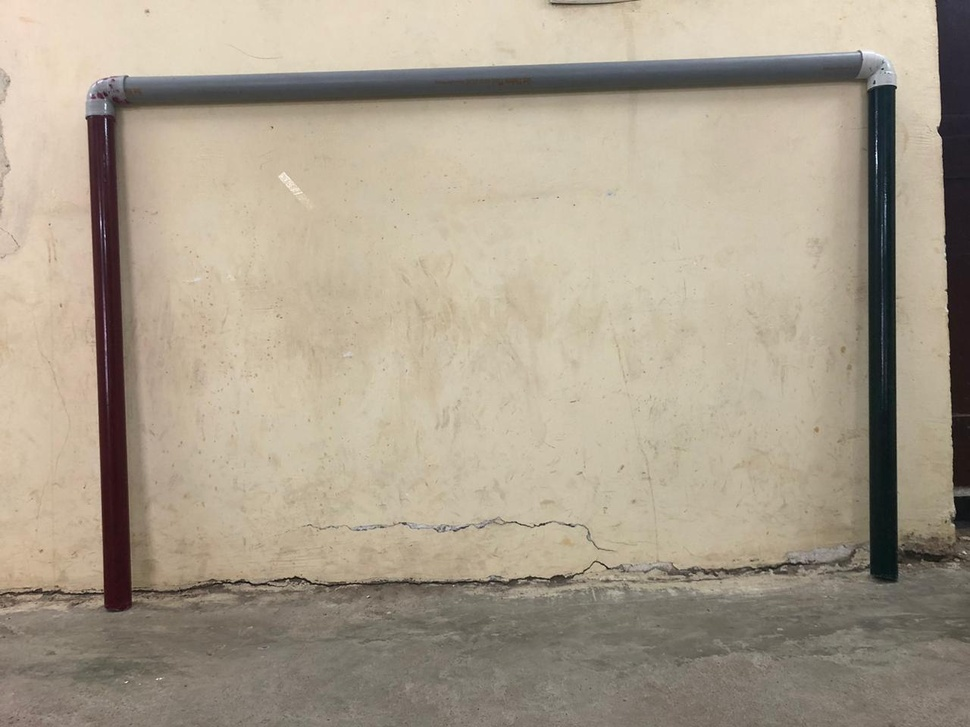
#> input picture opencv/motion/gate_1.jpeg, 970 x 727 px, shrunk from 1280 x 960 before the run, found by its file name
$ python orb_match.py
#> lines starting #> are read from the running program, lines starting #| are printed output that depends on the picture; after the words box and inside, x2 and y2 are one past the last pixel; in counts of white or black regions, pixels touching at a corner belong together
import cv2
import numpy as np
from matplotlib import pyplot as plt

orb = cv2.ORB_create()

eraser = cv2.imread("/home/sub0811/Desktop/opencv/motion/gate_1.jpeg")
#> eraser is the input picture: shape (727, 970, 3); mean B, G, R 141.4, 159.2, 170.2
scene = cv2.imread("/home/sub0811/Desktop/opencv/motion/gate_2.jpeg")
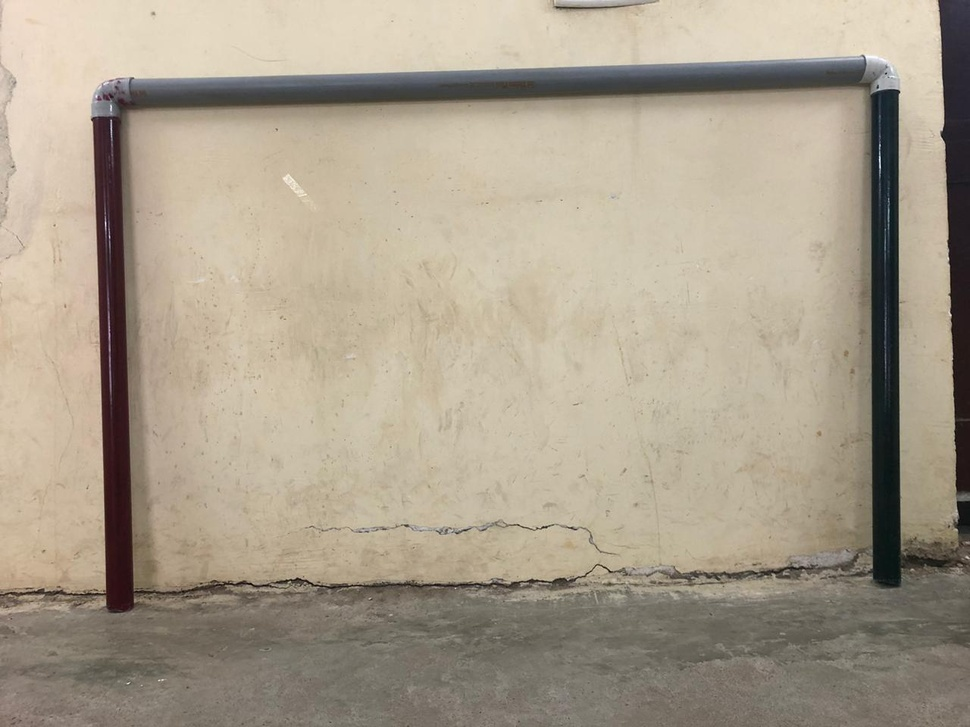
#> input picture opencv/motion/gate_2.jpeg, 970 x 727 px, shrunk from 1280 x 960 before the run, found by its file name
#> scene is the input picture: shape (727, 970, 3); mean B, G, R 140.8, 158.6, 169.6

#print(eraser.shape)
w = eraser.shape[0]
#> w = 727
h = eraser.shape[1]
#> h = 970

kp1, des1 = orb.detectAndCompute(eraser, None)
#> kp1 = 496 keypoints; strongest (x, y, size): (895, 87, 31), (894, 86, 37.2), (896, 86, 44.6), (86, 118, 31)
kp2, des2 = orb.detectAndCompute(scene, None)
#> kp2 = 500 keypoints; strongest (x, y, size): (899, 92, 31), (898, 91, 37.2), (92, 119, 31), (899, 91, 44.6)

bf = cv2.BFMatcher_create(cv2.NORM_HAMMING, True)

matches = bf.match(des1, des2)
#> matches = 353 matches

matches = sorted(matches, key = lambda x: x.distance)
good_matches = matches[:10]
#> good_matches = 10 matches

src_pts = np.float32([ kp1[m.queryIdx].pt for m in good_matches     ]).reshape(-1,1,2)
#> src_pts = [[59.04, 590.4], [763.1, 568.2], [99.53, 584.8], [716, 572], [771.4, 572.3], [109.5, 119.4], [874.1, 82.08], [94, 589], [576, 573], [562, 575]]
dst_pts = np.float32([ kp2[m.trainIdx].pt for m in good_matches ]).reshape(-1,1,2)
#> dst_pts = [[61.92, 590.4], [765.2, 572.3], [102, 584.8], [718, 576], [773.5, 576.5], [114.5, 121.9], [877, 86.4], [96, 590], [578, 576], [564, 578]]

M, mask = cv2.findHomography(src_pts, dst_pts, cv2.RANSAC,5.0)
#> M = [[0.99, -0.00625, 6.62], [0.00181, 0.991, 3.1], [-6.31e-06, -6.72e-06, 1]]; mask = [1, 1, 1, 1, 1, 1, 1, 1, 1, 1]
matchesMask = mask.ravel().tolist()
#> matchesMask = [1, 1, 1, 1, 1, 1, 1, 1, 1, 1]
h,w = eraser.shape[:2]
#> h = 727; w = 970
pts = np.float32([ [0,0],[0,h-1],[w-1,h-1],[w-1,0] ]).reshape(-1,1,2)
#> pts = [[0, 0], [0, 726], [969, 726], [969, 0]]

dst = cv2.perspectiveTransform(pts,M)
#> dst = [[6.62, 3.1], [2.1, 725.8], [972.3, 732.1], [972.1, 4.89]]
dst += (w, 0)  # adding offset
#> dst = [[976.6, 3.1], [972.1, 725.8], [1942.3, 732.1], [1942.1, 4.89]]

draw_params = dict(matchColor = (0,255,0), # draw matches in green color
               singlePointColor = None,
               matchesMask = matchesMask, # draw only inliers
               flags = 2)
#> draw_params = 4 items

img3 = cv2.drawMatches(eraser,kp1,scene,kp2,good_matches, None,**draw_params)
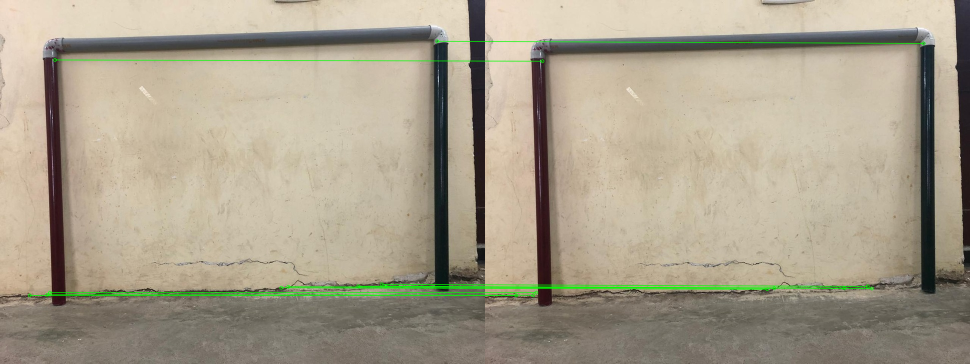
#> img3: shape (727, 1940, 3) (shown at 1/2 size); mean B, G, R 140.1, 159.9, 168.7

# Draw bounding box in Red
img3 = cv2.polylines(img3, [np.int32(dst)], True, (0,0,255),3, cv2.LINE_AA)
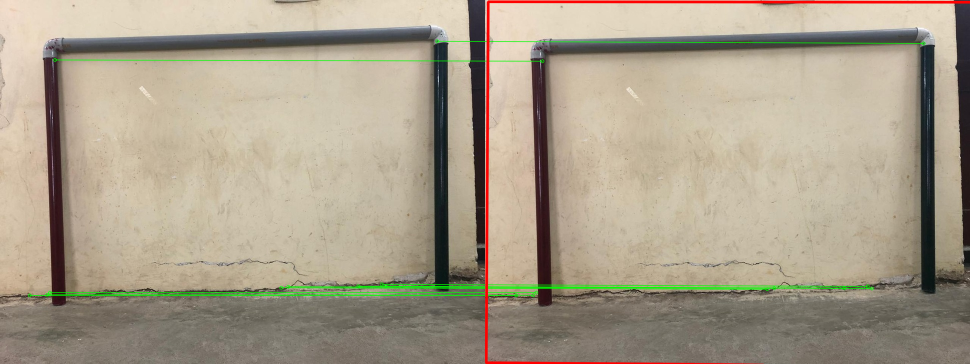
#> img3: shape (727, 1940, 3) (shown at 1/2 size); 0.95% of pixels changed, all inside (x1, y1, x2, y2) = (969, 0, 1940, 727)

cv2.imshow("result", img3)
cv2.waitKey()
